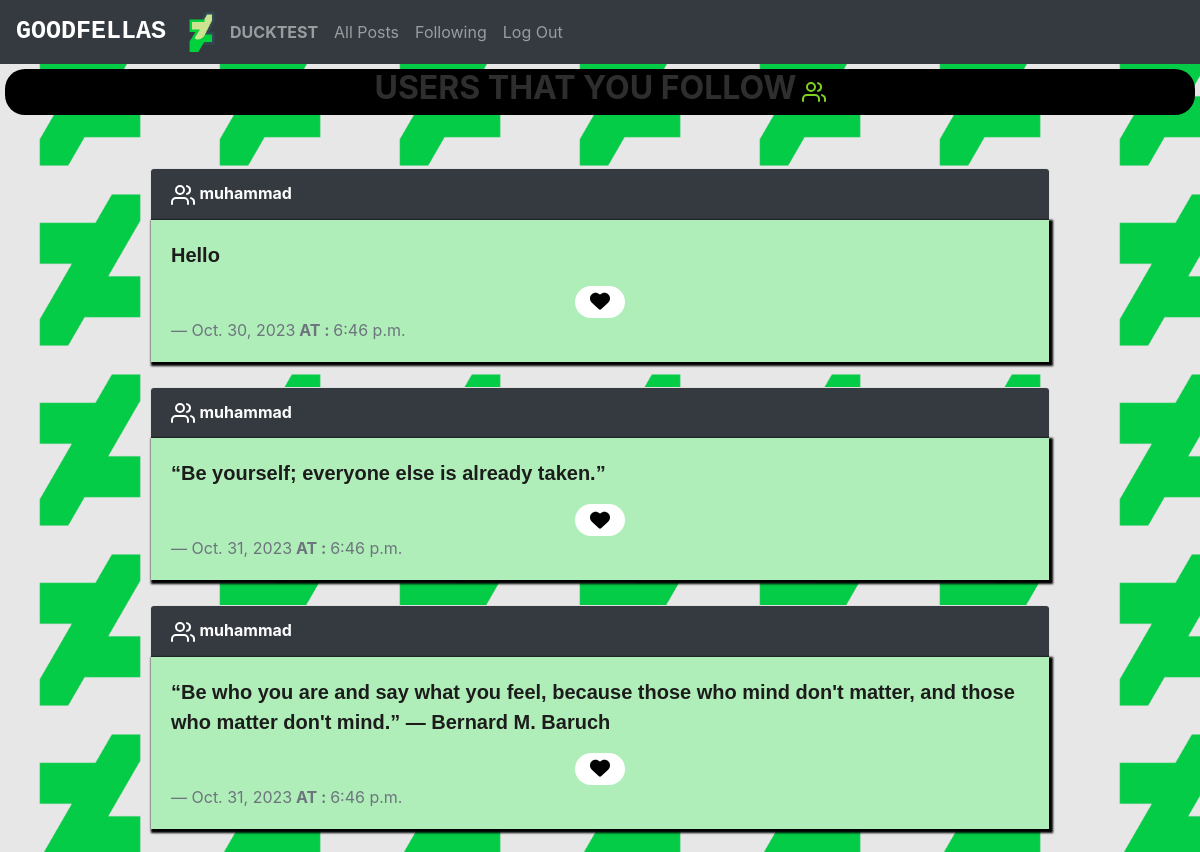
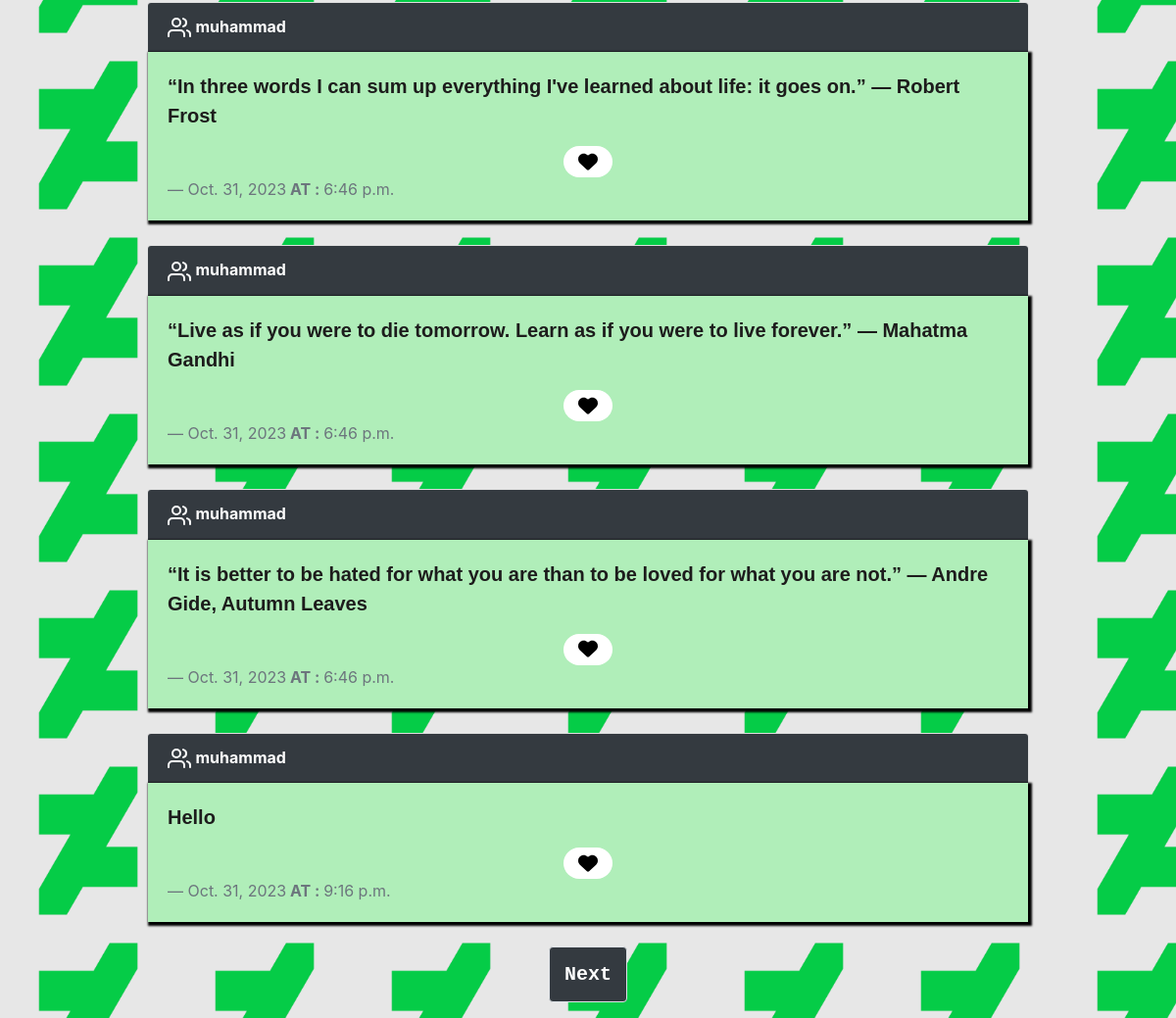
The page /following (signed in) on the database its author committed (2 pictures, top to bottom).
### network/models.py (models this page shows, shortened)
class User(AbstractUser):
    pass

class New_Post(models.Model):
    user = models.ForeignKey(User,on_delete=models.CASCADE,related_name="writer",default=True)
    content = models.TextField(max_length=150)
    date = models.DateField(auto_now_add=True)
    time = models.TimeField(auto_now_add=True)

### network/views.py (the view)
# urls.py: path("following", views.following, name="following") ,
def following(request):
    likes = LikesModel.objects.all()
    postLikes = []
    try:
        for like in likes:
            if like.user.id == request.user.id:
                postLikes.append(like.post.id)
    except:
            postLikes = []
    current_login_user = request.user.id
    followers = followers_dashboard.objects.filter(user=current_login_user)
    followers_post_feed = New_Post.objects.all().order_by('date')
    post_feed = []
    for display in followers_post_feed:
        for author in followers:
            if author.follower == display.user:
                post_feed.append(display)
    if len(followers) == 0:
        messages.warning(request, "You Are Not Following Anyone!")
    Navigation = Paginator(post_feed, 7)
    pageNum = request.GET.get('page')
    post_page = Navigation.get_page(pageNum)
    context = {
        "post_page": post_page,
        "postLikes":postLikes,
    }
    return render(request, "network/following.html", context)

### network/templates/network/following.html (shortened to what this page needs)
{% extends "network/layout.html" %}
{% block body %}
<div class="following_logo">
    <h2>USERS THAT YOU FOLLOW</h2>
</div>
<br>
<div class="NewFeed">
    <br>
    {% for Post in post_page %}
    <div class="card">
        <div class="card-header">
            <a class="user_hyperlink" href="{%url 'profile' user_id=Post.user.id %}">{{Post.user}}</a>
        </div>
        <div class="card-body">
            <blockquote class="blockquote mb-0">
                <p>{{Post.content}}</p>
                <div class="likest">
                    {%if user.id != Post.user.id%}
                    {% if Post.id in postLikes%}
                    <div class="likes_people">{{postLikes|length}}-Likes </div>
                    <button class="btn_like" onclick="submit({{Post.id}},'like')" id="{{Post.id}}">
                        <i class="like_btn fa-solid fa-heart"></i>
                    </button>
                    {%else%}
                    <button class="btn_like" onclick="submit({{Post.id}},'unlike') "id="{{Post.id}}">
                        <i class="unlike_btn fa-solid fa-heart"></i>
                    </button>
                    {% endif %}
                    {% endif %}
                </div>
                <footer class="blockquote-footer">{{Post.date}}<strong> AT : </strong>{{Post.time}}</footer>
            </blockquote>
        </div>
    </div>
    <br>
    {%endfor%}
    <div class="navigation">
        <nav aria-label="Page navigation example">
            <ul class="pagination justify-content-center">
                {%if post_page.has_next %}
                <li class="page-item">
                    <a class="page-link" href="?page={{post_page.next_page_number}}">Next</a>
                </li>
            </ul>
        </nav>
        {%endif%}
    </div>
    {%endblock%}

### network/templates/network/layout.html (shortened to what this page needs)
{% load static %}
<!DOCTYPE html>
<html lang="en">
    <head>
        <link rel="stylesheet" href="https://stackpath.bootstrapcdn.com/bootstrap/4.4.1/css/bootstrap.min.css">
        <link href="{% static 'network/styles.css' %}" rel="stylesheet">
        <link href="{% static 'fontawesomefree/css/all.min.css' %}" rel="stylesheet" type="text/css">
  </head>
    </head>
    <body style="background-image: url({% static 'img/background.png' %}); background-size:15%">
        <nav class="navbar navbar-expand-lg navbar-dark  bg-dark">
            <a class="navbar-brand" href="{%url 'index'%}"><strong>Goodfellas</strong></a>
            <img class="logo" src="{% static 'img/logo.png' %}">
            <div>
                <ul class="navbar-nav mr-auto">
                {% if user.is_authenticated %}
                    <li class="nav-item">
                        <a class="nav-link" href="{%url 'profile' user_id=user.id%}"><strong>{{ user.username }}</strong></a>
                    </li>
                {% endif %}
                <li class="nav-item">
                    <a class="nav-link" href="{% url 'index' %}">All Posts</a>
                </li>
                {% if user.is_authenticated %}
                    <li class="nav-item">
                        <a class="nav-link" href="{%url 'following'%}">Following</a>
                    </li>
                    <li class="nav-item">
                        <a class="nav-link" href="{% url 'logout' %}">Log Out</a>
                    </li>
                {% endif %}
                </ul>
            </div>
            </nav>
        <div class="body">
            {% block body %}
            {% endblock %}
        </div>
    </body>
</html>

### network/static/network/styles.css (style rules this page uses)
body { background-color:#e7e7e7 ; }
.card { margin: 0 auto; width: 900px; display: flex; }
.card-header { color: #fff; background-color: #343A40; }
.card-body { color: #000; background-color: #b0eeb9; box-shadow: 2px 2px 2px 2px #000; }
.card-body p { font-family:Arial, Helvetica, sans-serif; font-weight: bold; color: #1d1c1c; }
strong { text-transform: uppercase; }
.logo { width: 40px; }
.navbar-brand { font-size: 25px; font-weight: bold; font-family: monospace; }
.navigation a { border-radius: 10px; padding: 15px; color: #fff; font-size: 20px; font-family: monospace; font-weight: bold; text-align: center; background-color: #343A40; }
.user_hyperlink { font-weight: bold; }
.NewFeed a { color: #fdfdfd; }
.following_logo { background-color: #000; border-radius: 20px; }
h2 { color: #2e2e2e; font-weight: bold; }
.following_logo { margin: 5px; display: flex; justify-content: center; align-items: center; text-transform: uppercase; gap: 5px; }
.likest { display: flex; justify-content: center; align-items: center; gap: 10px; }
.btn_like { background-color: #fff; width: 50px; border: none; border-radius: 20px; }

### rows shown on the page
User: username "DUCKTEST"
New_Post: user "muhammad", content "Hello", date "Oct. 30, 2023", time "6:46 p.m."
New_Post: user "muhammad", content "“Be yourself; everyone else is already taken.”", date "Oct. 31, 2023", time "6:46 p.m."
New_Post: user "muhammad", content "“Be who you are and say what you feel, because those who mind don't matter, and those who matter don't mind.” ― Bernard M. Baruch", date "Oct. 31, 2023", time "6:46 p.m."
New_Post: user "muhammad", content "“In three words I can sum up everything I've learned about life: it goes on.” ― Robert Frost", date "Oct. 31, 2023", time "6:46 p.m."
New_Post: user "muhammad", content "“Live as if you were to die tomorrow. Learn as if you were to live forever.” ― Mahatma Gandhi", date "Oct. 31, 2023", time "6:46 p.m."
New_Post: user "muhammad", content "“It is better to be hated for what you are than to be loved for what you are not.” ― Andre Gide, Autumn Leaves", date "Oct. 31, 2023", time "6:46 p.m."
New_Post: user "muhammad", content "Hello", date "Oct. 31, 2023", time "9:16 p.m."
